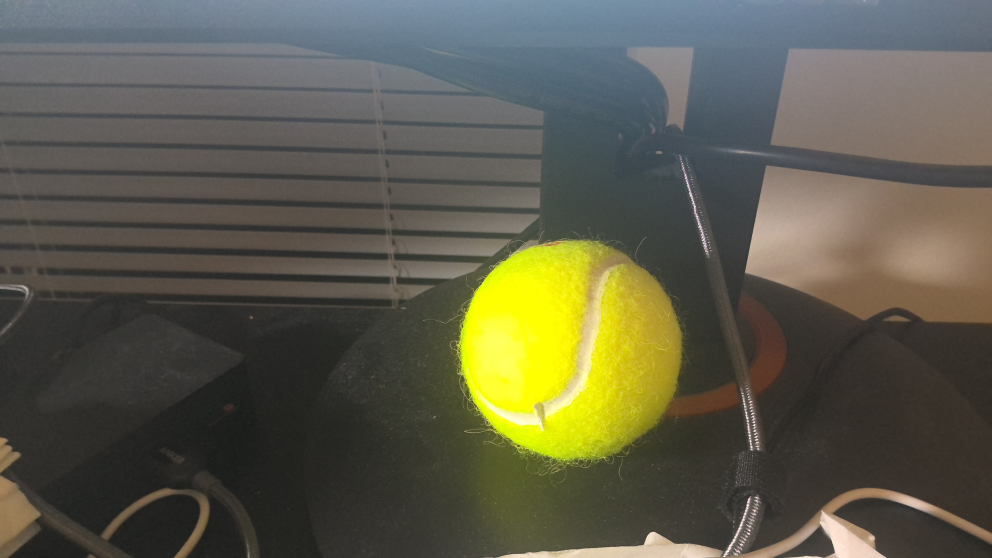
#> input picture Vision/ball.jpg, 3968 x 2232 px (shown at 1/4 size)
$ python detect_ball.py
#> lines starting #> are read from the running program, lines starting #| are printed output that depends on the picture; after the words box and inside, x2 and y2 are one past the last pixel; in counts of white or black regions, pixels touching at a corner belong together; long printed decimals are rounded
import numpy as np
import cv2 as cv

image = cv.imread('ball.jpg')
#> image is the input picture: shape (2232, 3968, 3); mean B, G, R 75.5, 91.9, 93.5
image = cv.resize(image, (0,0), fx=0.25, fy=0.25)
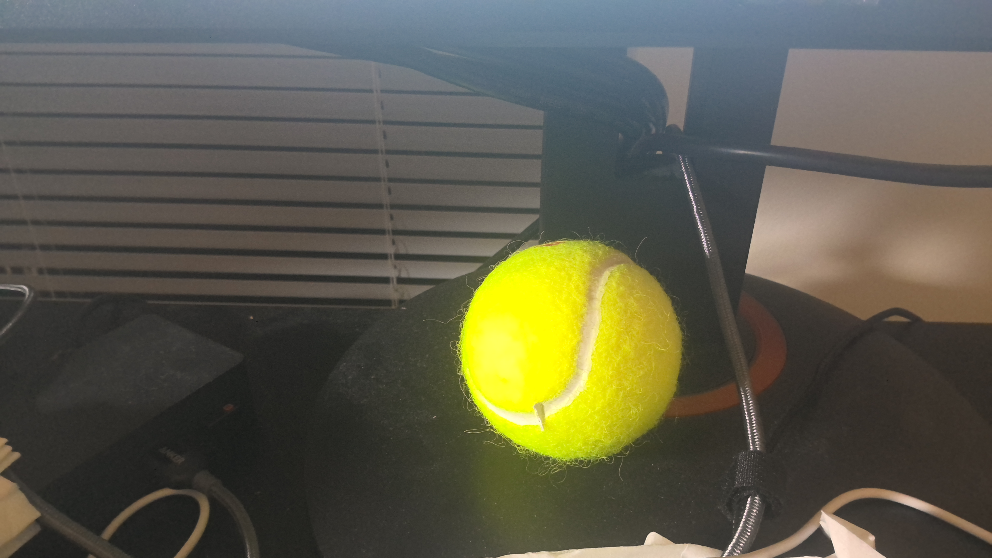
#> image: shape (558, 992, 3); mean B, G, R 75.6, 92.1, 93.6
height, width = image.shape[:2]
#> height = 558; width = 992


original = image.copy()

image = cv.cvtColor(image, cv.COLOR_BGR2HSV)
#> image: shape (558, 992, 3); mean H, S, V 43, 55.4, 99.2
lower = np.array([22, 93, 0], dtype="uint8")
upper = np.array([45, 255, 255], dtype="uint8")
mask = cv.inRange(image, lower, upper)
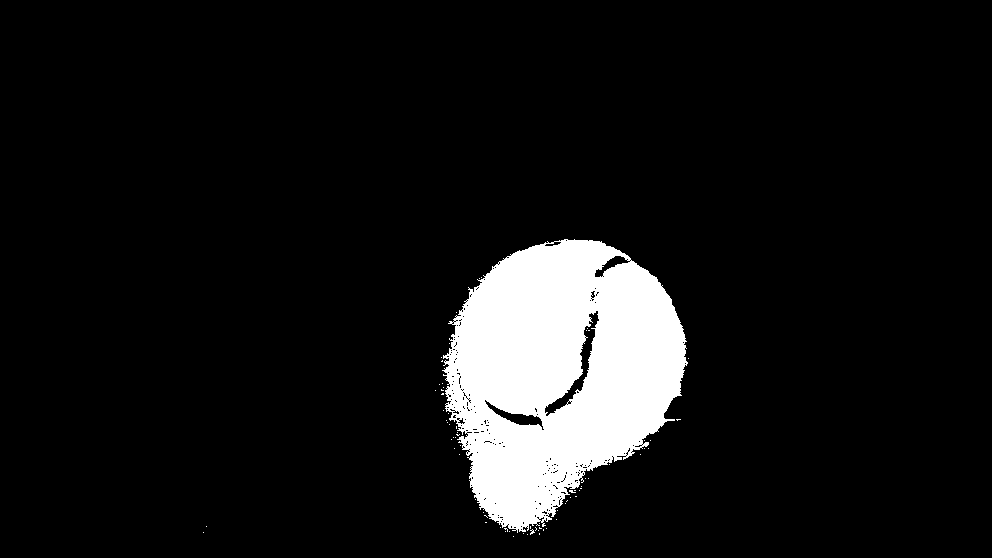
#> mask: shape (558, 992); 8.6% white; 73 white regions (72 under 20 px)

cnts, _ = cv.findContours(mask, cv.RETR_EXTERNAL, cv.CHAIN_APPROX_SIMPLE)
#> cnts = 70 contours, 69 with area under 20; largest, box (x1, y1, x2, y2) and area: (442, 239, 688, 533) 49182

if(len(cnts) != 0):
    cnt = max(cnts, key = cv.contourArea)
#> cnt = contour of 880 points, box (x1, y1, x2, y2) (442, 239, 688, 533), area 49182

    if(cv.contourArea(cnt) > 10000):
        x,y,w,h = cv.boundingRect(cnt)
#> x = 442; y = 239; w = 246; h = 294
        cv.rectangle(original, (x, y), (x + w, y + h), (36,255,12), 2)

        center_x = (x+w/2)
#> center_x = 565
        center_y = (y+h/2)
#> center_y = 386

        # get center point, normalized to [-1, 1] for x and y, using cartesian style sign
        offset_x = (2.0*x + w - width)/(width)
#> offset_x = 0.139
        offset_y = (height - 2.0*y - h)/(height)
#> offset_y = -0.384
        print(offset_x)
#| 0.1391
        print(offset_y)
#| -0.3835

        cv.circle(original, (int(center_x), int(center_y)), radius=10, color = (12, 36, 255), thickness=-1)
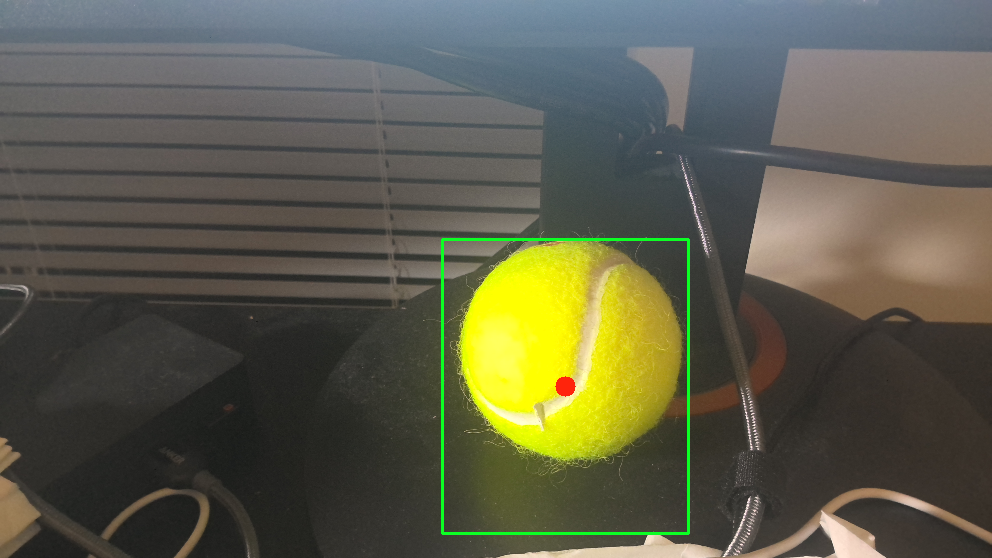
#> original: shape (558, 992, 3); mean B, G, R 75.4, 93, 93.3


cv.imshow('original', original)
cv.waitKey()
